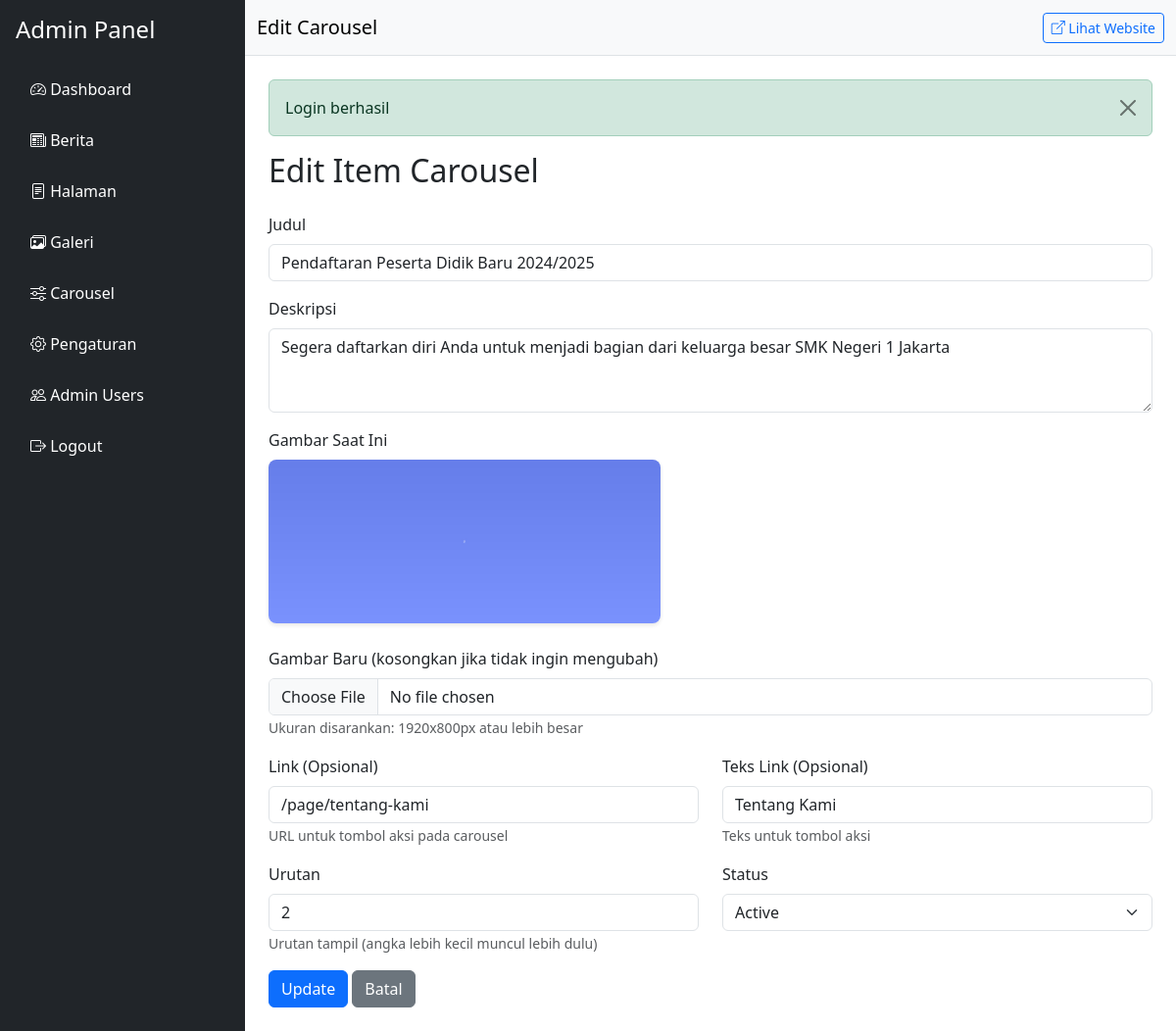
The app's page /admin/carousel/2/edit (signed in) with its own data.
### tables this page shows
CREATE TABLE IF NOT EXISTS carousel (
    id INT AUTO_INCREMENT PRIMARY KEY,
    title VARCHAR(255) NOT NULL,
    description TEXT,
    image VARCHAR(255) NOT NULL,
    link VARCHAR(255),
    link_text VARCHAR(100),
    order_position INT DEFAULT 0,
    status ENUM('active', 'inactive') DEFAULT 'active',
    created_at TIMESTAMP DEFAULT CURRENT_TIMESTAMP,
    updated_at TIMESTAMP DEFAULT CURRENT_TIMESTAMP ON UPDATE CURRENT_TIMESTAMP
);

### app/Controllers/Controller.php (called while the page is built, shortened)
<?php
class Controller {
    protected function view($view, $data = []) {
        View::render($view, $data);
    }
}

### app/Controllers/Admin/CarouselController.php (called while the page is built, shortened)
<?php
class CarouselController extends Controller {
    private $carouselModel;
    public function __construct() {
        $this->carouselModel = new Carousel();
    }
    public function edit($id) {
        $item = $this->carouselModel->findById($id);
        $this->view('admin.carousel.edit', ['item' => $item]);
    }
}

### app/Router.php (called while the page is built, shortened)
<?php
class Router {
    private $routes = [];
    private function addRoute($method, $path, $handler) {
        $this->routes[] = [
            'method' => $method,
            'path' => $path,
            'handler' => $handler
        ];
    }
    public function dispatch() {
        $method = $_SERVER['REQUEST_METHOD'] ?? 'GET';
        $requestUri = $_SERVER['REQUEST_URI'] ?? '/';
        $uri = parse_url($requestUri, PHP_URL_PATH);
        $basePath = $this->getBasePath();
        if ($basePath && $basePath !== '/') {
            $uri = str_replace($basePath, '', $uri);
        }
        $uri = $uri ?: '/';
        foreach ($this->routes as $route) {
            if ($route['method'] === $method) {
                $pattern = $this->convertToRegex($route['path']);
                if (preg_match($pattern, $uri, $matches)) {
                    array_shift($matches);
                    $handler = $route['handler'];
                    $controller = $handler['controller'];
                    $action = $handler['action'];
                    if (class_exists($controller)) {
                        $controllerInstance = new $controller();
                        if (method_exists($controllerInstance, $action)) {
                            call_user_func_array([$controllerInstance, $action], $matches);
                            return;
                        }
                    }
                }
            }
        }
    }
    private function convertToRegex($path) {
        $pattern = preg_replace('/\{(\w+)\}/', '([^/]+)', $path);
        return '#^' . $pattern . '$#';
    }
    private function getBasePath() {
        static $basePath = null;
        if (file_exists(__DIR__ . '/../config/app.php')) {
            $config = require __DIR__ . '/../config/app.php';
            if (isset($config['url'])) {
                $url = parse_url($config['url'], PHP_URL_PATH);
                if ($url && $url !== '/') {
                    $basePath = rtrim($url, '/');
                    return $basePath;
                }
            }
        }
        return $basePath;
    }
}

### index.php (called while the page is built, shortened)
<?php
require_once __DIR__ . '/app/autoload.php';
$router = require __DIR__ . '/routes/web.php';
try {
    $router->dispatch();
} catch (Exception $e) {
    while (ob_get_level() > 0) {
        ob_end_clean();
    }
    error_log("Error: " . $e->getMessage() . " in " . $e->getFile() . " on line " . $e->getLine());
    if ($isAjax) {
        http_response_code(500);
        header('Content-Type: application/json; charset=utf-8');
        echo json_encode([
            'success' => false,
            'message' => 'Internal Server Error: ' . $e->getMessage()
        ], JSON_UNESCAPED_UNICODE);
    } else {
        http_response_code(500);
        echo "<h1>500 Internal Server Error</h1>";
        echo "<p><strong>Error:</strong> " . htmlspecialchars($e->getMessage()) . "</p>";
        echo "<p><strong>File:</strong> " . htmlspecialchars($e->getFile()) . "</p>";
        echo "<p><strong>Line:</strong> " . $e->getLine() . "</p>";
    }
    exit;
}

### app/autoload.php (called while the page is built, shortened)
<?php
spl_autoload_register(function ($class) {
    $baseDir = __DIR__ . '/';
    $file = $baseDir . str_replace('\\', '/', $class) . '.php';
    $file = $baseDir . 'Controllers/' . str_replace('\\', '/', $class) . '.php';
    if (file_exists($file)) {
        return;
    }
    $file = $baseDir . 'Models/' . str_replace('\\', '/', $class) . '.php';
    if (file_exists($file)) {
        return;
    }
});
require __DIR__ . '/Database.php';
require __DIR__ . '/Router.php';
require __DIR__ . '/View.php';
require __DIR__ . '/helpers.php';

### config/database.php (called while the page is built)
<?php
return [
    'host' => 'localhost',
    'username' => 'root',
    'password' => '',
    'database' => 'smkweb',
    'charset' => 'utf8mb4'
];

### app/Database.php (called while the page is built, shortened)
<?php
class Database {
    private static $instance = null;
    private $conn;
    private function __construct() {
        $config = require __DIR__ . '/../config/database.php';
        try {
            $this->conn = new PDO(
                "mysql:host={$config['host']};dbname={$config['database']};charset={$config['charset']}",
                $config['username'],
                $config['password'],
                [
                    PDO::ATTR_ERRMODE => PDO::ERRMODE_EXCEPTION,
                    PDO::ATTR_DEFAULT_FETCH_MODE => PDO::FETCH_ASSOC,
                    PDO::ATTR_EMULATE_PREPARES => false
                ]
            );
        } catch (PDOException $e) {
            if (php_sapi_name() !== 'cli') {
                http_response_code(500);
                echo "<!DOCTYPE html><html><head><title>Database Error</title></head><body>";
                echo "<h1>Database Connection Error</h1>";
                echo "<p>Error: " . htmlspecialchars($e->getMessage()) . "</p>";
                echo "<h2>Langkah-langkah:</h2>";
                echo "<ol>";
                echo "<li>Pastikan MySQL sudah running di XAMPP</li>";
                echo "<li>Buat database 'smkweb' di phpMyAdmin</li>";
                echo "<li>Import file database.sql ke database</li>";
                echo "<li>Cek konfigurasi di config/database.php</li>";
                echo "</ol>";
                echo "<p><a href='http://localhost/phpmyadmin'>Buka phpMyAdmin</a></p>";
                echo "</body></html>";
            } else {
                die("Database connection failed: " . $e->getMessage());
            }
            exit;
        }
    }
    public static function getInstance() {
        if (self::$instance === null) {
            self::$instance = new self();
        }
        return self::$instance;
    }
    public function query($sql, $params = []) {
        $stmt = $this->conn->prepare($sql);
        $stmt->execute($params);
        return $stmt;
    }
    public function fetchOne($sql, $params = []) {
        return $this->query($sql, $params)->fetch();
    }
}

### app/Models/Carousel.php (called while the page is built, shortened)
<?php
class Carousel {
    private $db;
    public function __construct() {
        $this->db = Database::getInstance();
    }
    public function findById($id) {
        return $this->db->fetchOne("SELECT * FROM carousel WHERE id = :id", ['id' => $id]);
    }
}

### config/app.php (called while the page is built)
<?php
return [
    'name' => 'SMK Web',
    'url' => 'http://localhost/smkweb',
    'timezone' => 'Asia/Jakarta',
    'debug' => true,
];

### app/helpers.php (called while the page is built, shortened)
<?php
function e($string) {
    return htmlspecialchars($string, ENT_QUOTES, 'UTF-8');
}

### views/admin/carousel/edit.php (the view, shortened to what this page needs)
<h2 class="mb-4">Edit Item Carousel</h2>
<form method="POST" action="<?= View::url('/admin/carousel/' . $item['id']) ?>" enctype="multipart/form-data">
    <div class="mb-3">
        <label class="form-label">Judul</label>
        <input type="text" name="title" class="form-control" required value="<?= e($item['title']) ?>">
    </div>
    <div class="mb-3">
        <label class="form-label">Deskripsi</label>
        <textarea name="description" class="form-control" rows="3"><?= e($item['description']) ?></textarea>
    </div>
    <?php if ($item['image']): ?>
        <div class="mb-3">
            <label class="form-label">Gambar Saat Ini</label><br>
            <img src="<?= View::asset('images/carousel/' . $item['image']) ?>"
                 style="max-width: 400px; height: auto; border-radius: 8px; box-shadow: 0 2px 4px rgba(0,0,0,0.1);"
                 class="mb-2">
        </div>
    <?php endif; ?>
    <div class="mb-3">
        <label class="form-label">Gambar Baru (kosongkan jika tidak ingin mengubah)</label>
        <input type="file" name="image" class="form-control" accept="image/*">
        <small class="text-muted">Ukuran disarankan: 1920x800px atau lebih besar</small>
    </div>
    <div class="row">
        <div class="col-md-6">
            <div class="mb-3">
                <label class="form-label">Link (Opsional)</label>
                <input type="text" name="link" class="form-control" placeholder="/posts atau /page/kontak" value="<?= e($item['link']) ?>">
                <small class="text-muted">URL untuk tombol aksi pada carousel</small>
            </div>
        </div>
        <div class="col-md-6">
            <div class="mb-3">
                <label class="form-label">Teks Link (Opsional)</label>
                <input type="text" name="link_text" class="form-control" placeholder="Lihat Berita" value="<?= e($item['link_text']) ?>">
                <small class="text-muted">Teks untuk tombol aksi</small>
            </div>
        </div>
    </div>
    <div class="row">
        <div class="col-md-6">
            <div class="mb-3">
                <label class="form-label">Urutan</label>
                <input type="number" name="order_position" class="form-control" value="<?= e($item['order_position']) ?>" min="0">
                <small class="text-muted">Urutan tampil (angka lebih kecil muncul lebih dulu)</small>
            </div>
        </div>
        <div class="col-md-6">
            <div class="mb-3">
                <label class="form-label">Status</label>
                <select name="status" class="form-select">
                    <option value="active" <?= $item['status'] === 'active' ? 'selected' : '' ?>>Active</option>
                </select>
            </div>
        </div>
    </div>
    <button type="submit" class="btn btn-primary">Update</button>
    <a href="<?= View::url('/admin/carousel') ?>" class="btn btn-secondary">Batal</a>
</form>

### records on screen
carousel: title "Pendaftaran Peserta Didik Baru 2024/2025", description "Segera daftarkan diri Anda untuk menjadi bagian dari keluarga besar SMK Negeri 1 Jakarta", image (picture), link "/page/tentang-kami", link_text "Tentang Kami", order_position "2", status "Active"

### other values on screen
$pageTitle "Edit Carousel"
$flash "Login berhasil"
